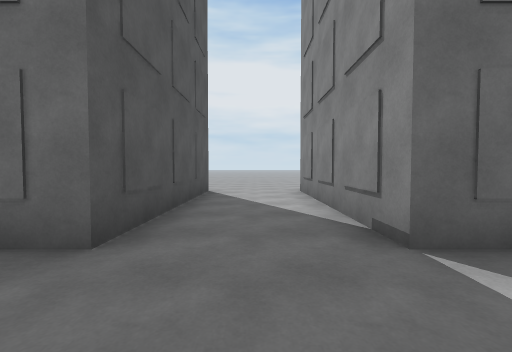
View 1 (above)

24 first-person views from a walk through a scene from a Unity 3-D project. The camera is 1.3 m above the floor, tilts 2° down and sees 90° across. The floor is counted in squares, 2 m on a side. Each view is taken from the middle of a square. On the plan, view 1 faces up. The plan holds only what a view shows up to about 9 squares ahead; the rest is blank. The place goes on beyond the plan. The player is left out.

View 2
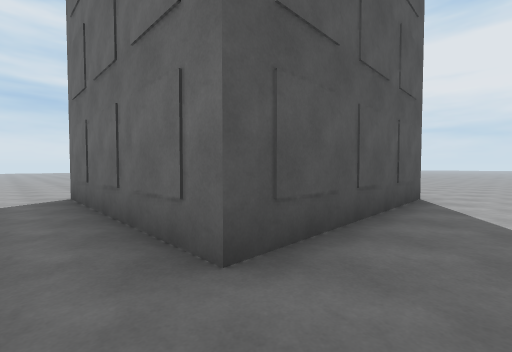

View 3
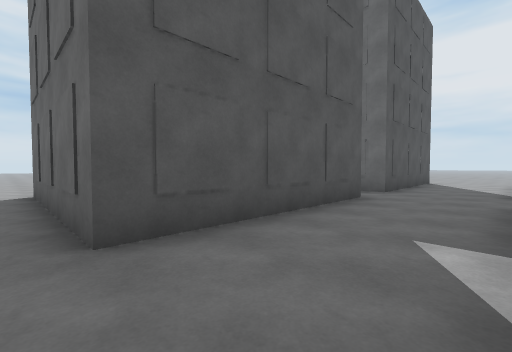

View 4
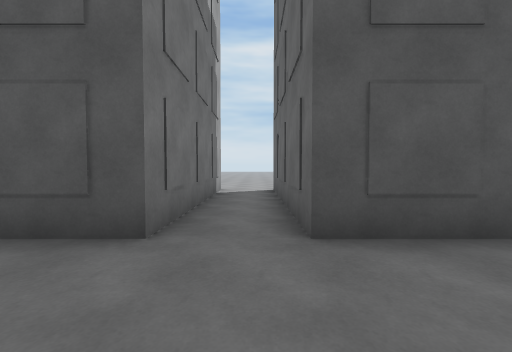

View 5
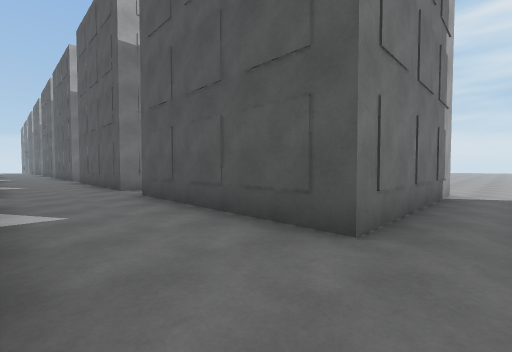

View 6
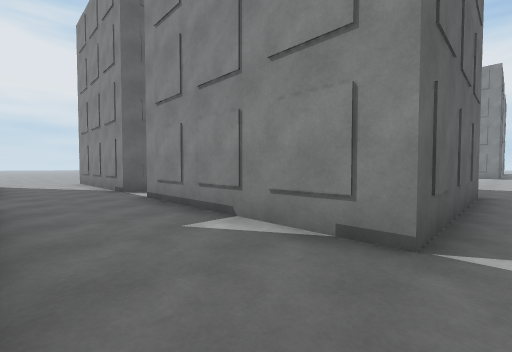

View 7
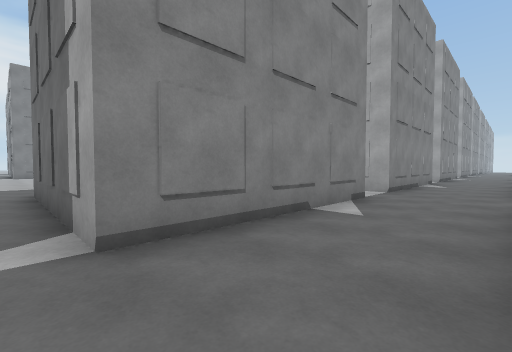

View 8
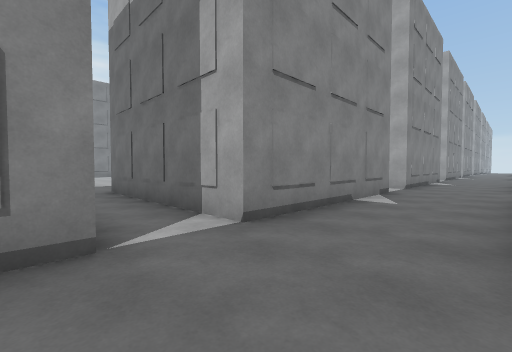

View 9
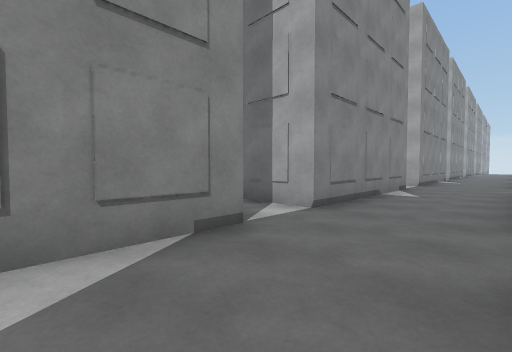

View 10
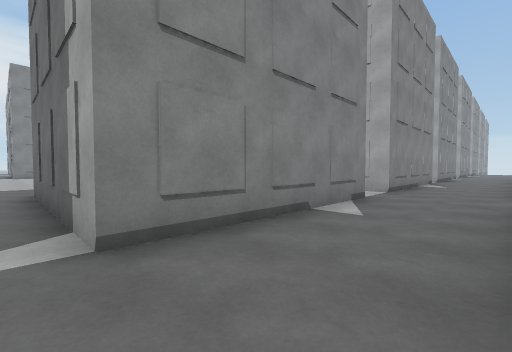

View 11
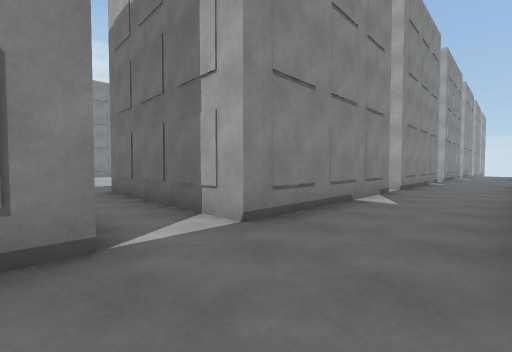

View 12
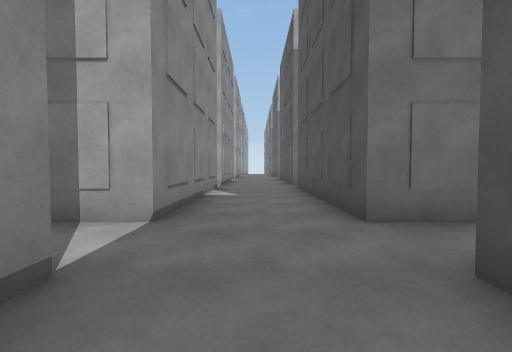

View 13
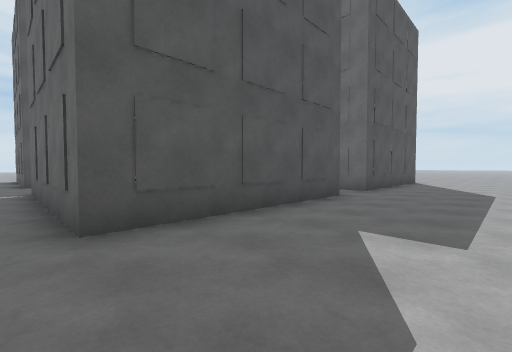

View 14
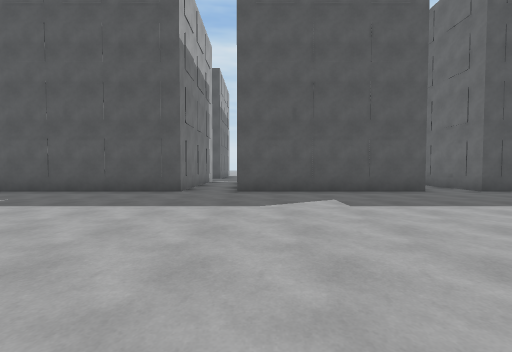

View 15
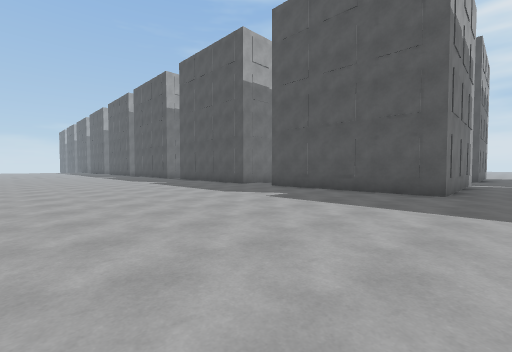

View 16
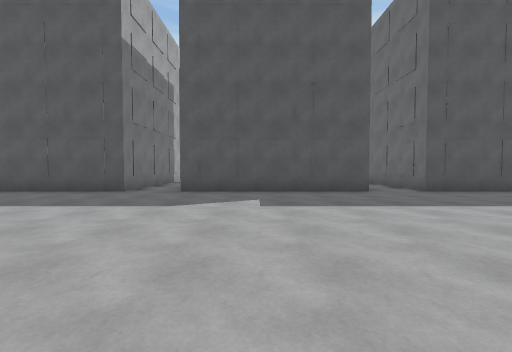

View 17
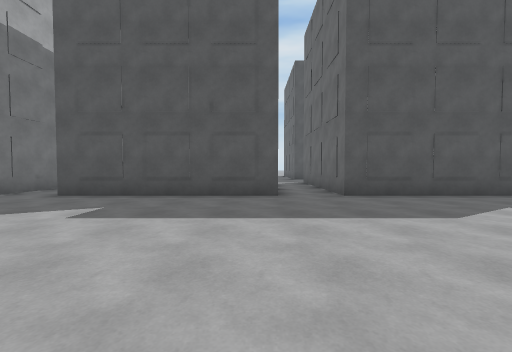

View 18
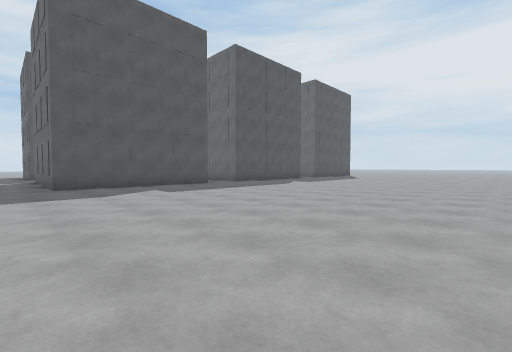

View 19
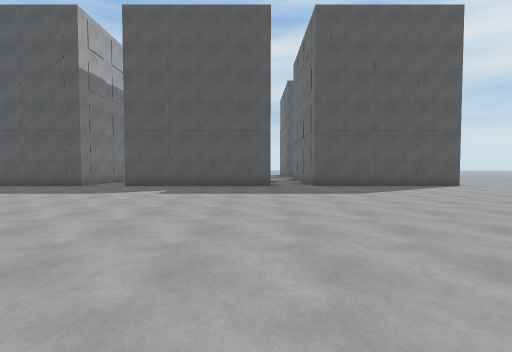

View 20
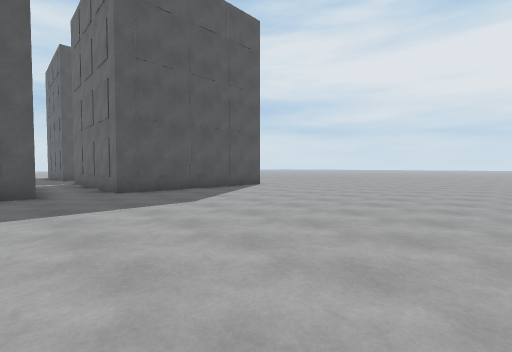

View 21
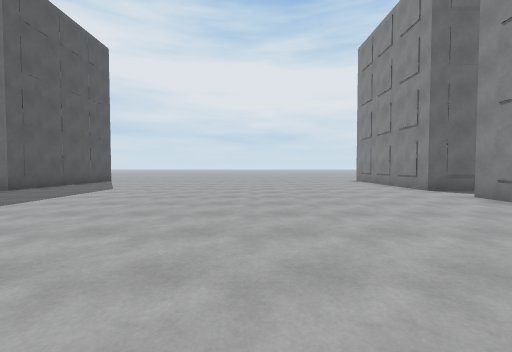

View 22
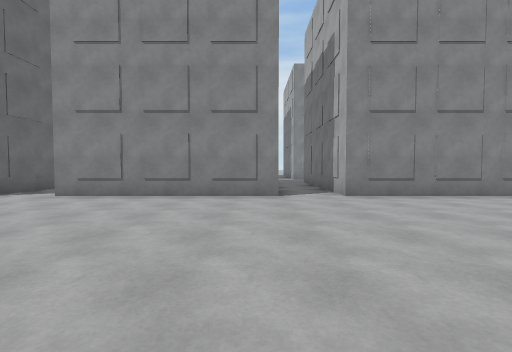

View 23
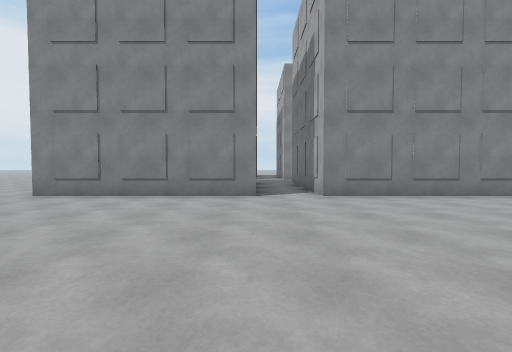

View 24
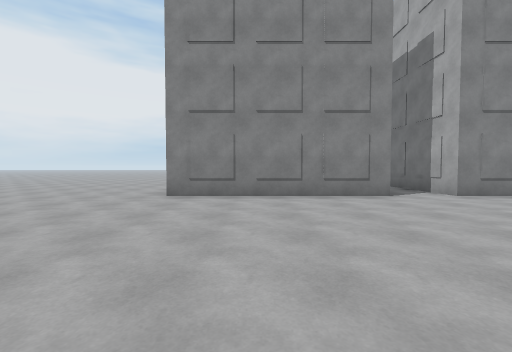

### Floor plan
Key: @ floor where view 1 was taken; . floor; B building.
Columns run from 10 left of view 1 to 21 right of it. Each row starts with its distance up from view 1.
  7         B...B   B...........B
  6         B..B    B...........B
  5         B..B    B...........B
  4         B..B    B...........B
  3         B..B    B...........B
  2 ....BBBBB...BBBBB...........BBB
  1 ................................
  0         B.@BBBBBB...........BBBB
 -1         B..B    B...........B
 -2         B..B    B...........B
 -3         B..B    B...........B
 -4 ....BBBBB..BBBBBB...........B
 -5 ................................
 -6 ....BBBBB...BBBBB...........BBBB
 -7         B..B    B...........B
 -8         B..B    B...........B
 -9         B..B    B......... .B
-10         B..B    B.........  B
-11         B...BBBBB.........
-12         ..................
-13         B..BBBBBB.......
-14         B..B    B.......
-15         B..B    B.......
-16         B..B    B...  ..
-17         B..B    B..
-18         ..........
-19        BB...BBBBB.
-20         B..B
-21         B..B
-22         B..B
-23         B..B
-24         B...B
-25         B...B
-26          ..B

Where each view was taken, in squares from view 1:
view 1: 0 up, 0 right, facing up
view 2: 1 up, 0 right, facing up-left
view 3: 5 down, 1 right, facing up-left
view 4: 5 down, 1 right, facing left
view 5: 5 down, 1 right, facing down-left
view 6: 5 down, 1 left, facing up-right
view 7: 1 up, 1 left, facing down-right
view 8: 4 down, 1 left, facing down-right
view 9: 9 down, 1 left, facing down-right
view 10: 12 down, 1 left, facing down-right
view 11: 17 down, 1 left, facing down-right
view 12: 16 down, 0 right, facing down
view 13: 5 down, 9 right, facing up-left
view 14: 4 down, 13 right, facing left
view 15: 5 down, 13 right, facing down-left
view 16: 9 down, 13 right, facing left
view 17: 13 down, 12 right, facing left
view 18: 12 down, 15 right, facing up-left
view 19: 0 up, 15 right, facing left
view 20: 0 up, 13 right, facing up-left
view 21: 5 down, 13 right, facing up
view 22: 4 down, 12 right, facing right
view 23: 2 up, 12 right, facing right
view 24: 5 up, 12 right, facing right
